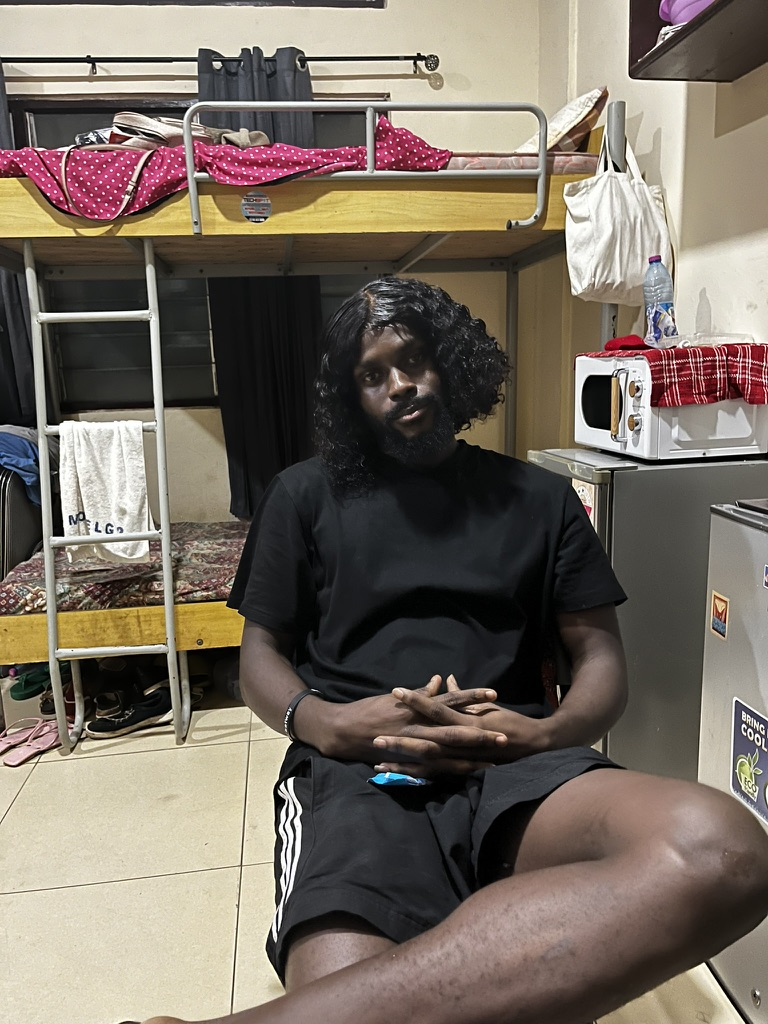
#> input picture Hackman/lecture6/hack.jpeg, 768 x 1024 px
$ python main.py
#> lines starting #> are read from the running program, lines starting #| are printed output that depends on the picture

# [13 lines of commented-out code are left out]


from PIL import Image,ImageChops

img1 = Image.open('./hack.jpeg')
#> img1 is the input picture: PIL image 768x1024 RGB; mean R, G, B 119.2, 109.1, 98.1
img2 = Image.open('./hack2.jpeg')
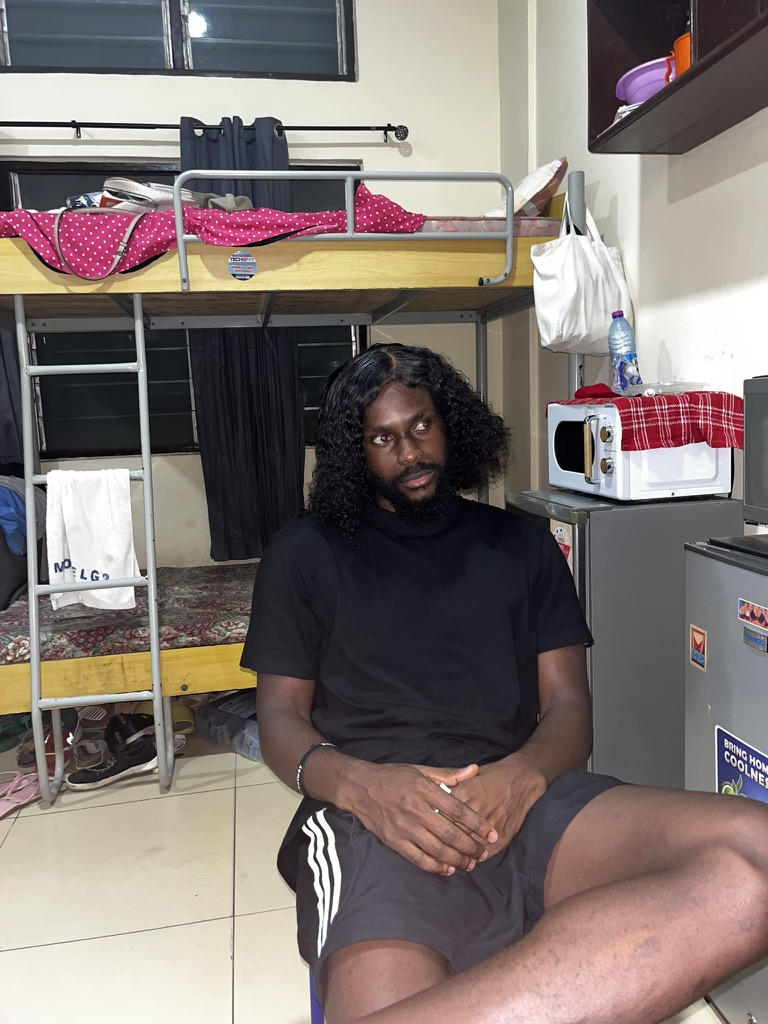
#> input picture Hackman/lecture6/hack2.jpeg, 768 x 1024 px
#> img2 is the input picture: PIL image 768x1024 RGB; mean R, G, B 128.5, 117.9, 113.9

diff = ImageChops.difference(img1, img2)
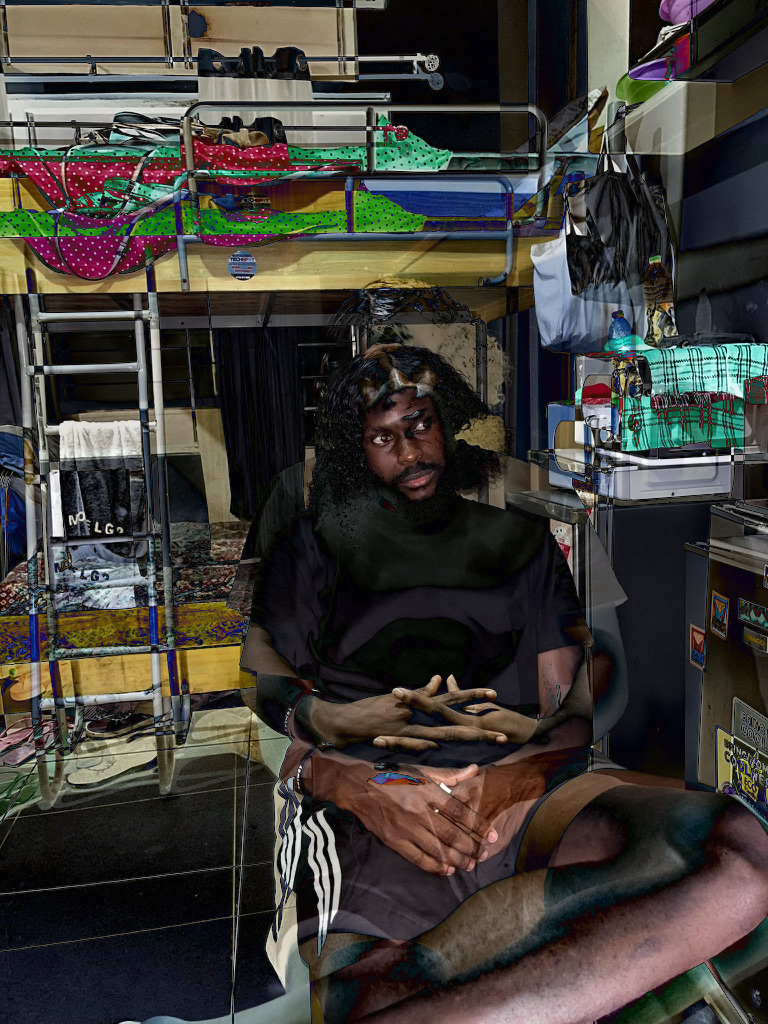
#> diff: PIL image 768x1024 RGB; mean R, G, B 62.8, 59.9, 55
diff.show()
